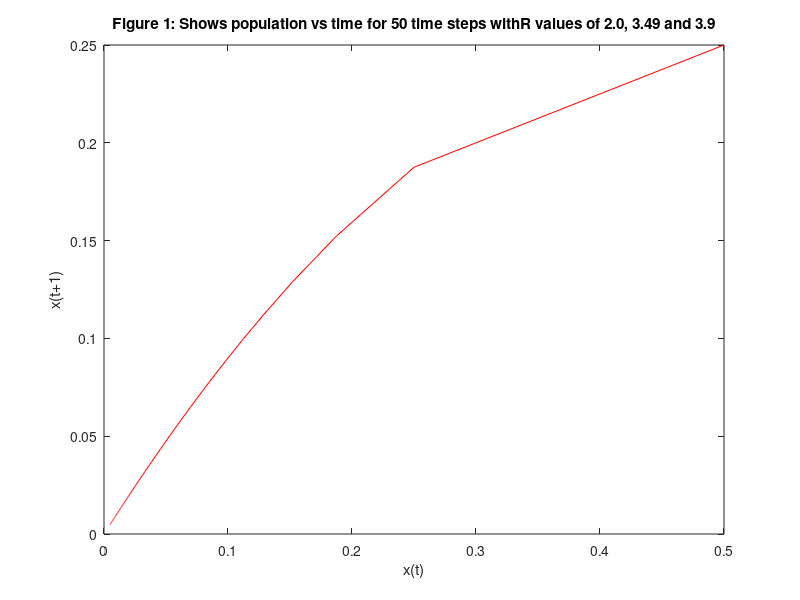

Write the MATLAB code that produced this figure.
%%%%%%%%%%%%%%%%%%%%%%%%%%%%%%%%%%%%%%%%%%%%%%%%%%%%%%%%%%%%%%%%
% Code inspired from : http://www.mas.ncl.ac.uk/~ncfb/mat3.pdf %
%%%%%%%%%%%%%%%%%%%%%%%%%%%%%%%%%%%%%%%%%%%%%%%%%%%%%%%%%%%%%%%%

%%%%%%%%%%%%%%%%%%%%%%%%%%%
% Global variables        %
%%%%%%%%%%%%%%%%%%%%%%%%%%%
clear all
population = 200;

x = 0.5;

R = 2.75;
R2 = 3.85;
R = 3.95;
R = 1;

%%%%%%%%%%%%%%%%%%%%%%%%%%%%%%%%%%%%%%%%%%%%%%%%%
%            Graph function's                   %
%%%%%%%%%%%%%%%%%%%%%%%%%%%%%%%%%%%%%%%%%%%%%%%%%

%%%%%%% fixed point Graph %%%%%%%%

x(1) = x;
xReturn(1) = 0;

for n = 1: population - 1
     x(n +1) = R * x(n) * (1-x(n));
end

for n = 1: length(x)-1
   xReturn(n) =  x(n+1);
   xAnti(n) = ((x(n)*x(n))/2) - ((x(n)*x(n)*x(n)/3));
end

xReturn(length(x)) = R * x(end) * (1-x(end));
xAnti(length(x)) = ((x(end)*x(end))/2) - ((x(end)*x(end)*x(end)/3));

%truncate = 100;

%x = x(truncate:end);
%xReturn = xReturn(truncate:end);

test = x
testReturn = xReturn

%plot(xAnti)
plot(x,xReturn,'-r')
ylabel('x(t+1)');
xlabel('x(t)');
title1 = ['Figure 1: Shows population vs time for 50 time steps with' ...
    'R values of 2.0, 3.49 and 3.9'];
title(title1); 

%%%%%% periodic cyle Graph %%%%%
